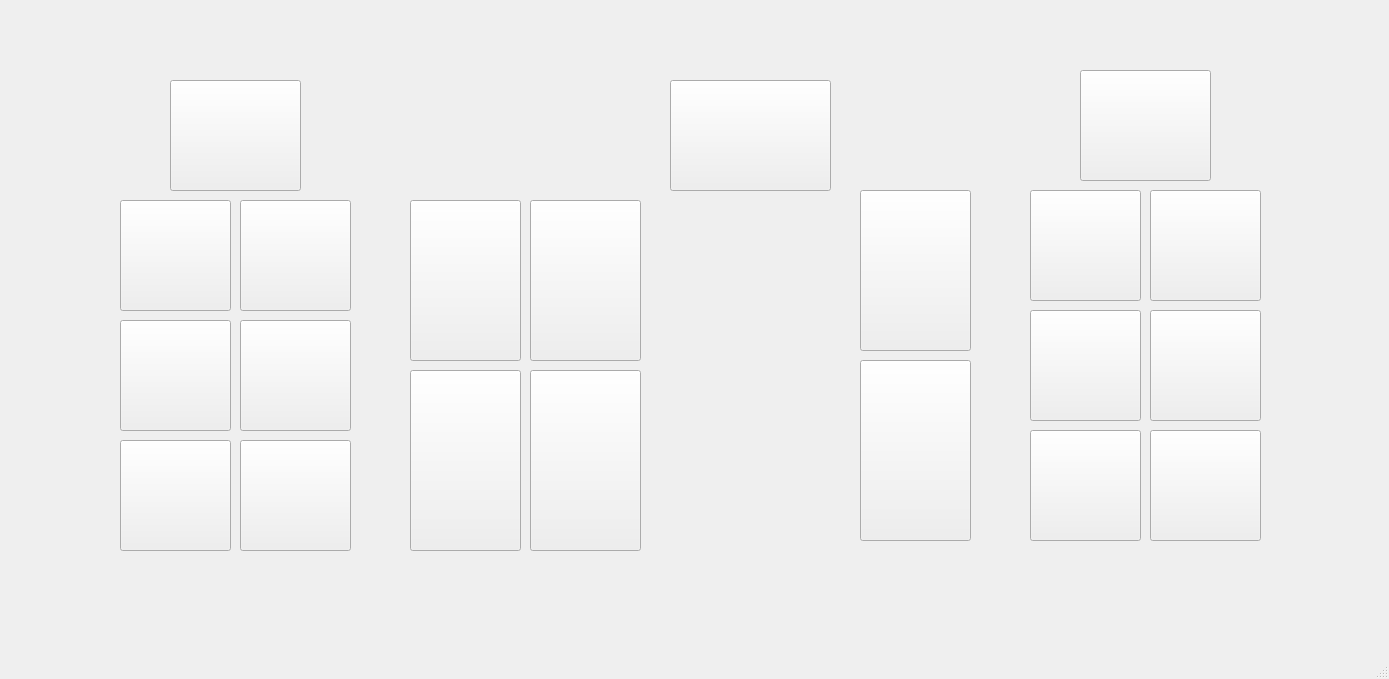
<?xml version="1.0" encoding="UTF-8"?>
<ui version="4.0">
 <class>MainWindow</class>
 <widget class="QMainWindow" name="MainWindow">
  <property name="geometry">
   <rect>
    <x>0</x>
    <y>0</y>
    <width>1389</width>
    <height>679</height>
   </rect>
  </property>
  <property name="windowTitle">
   <string>MainWindow</string>
  </property>
  <widget class="QWidget" name="centralwidget">
   <widget class="QPushButton" name="seat_1">
    <property name="geometry">
     <rect>
      <x>170</x>
      <y>80</y>
      <width>131</width>
      <height>111</height>
     </rect>
    </property>
    <property name="text">
     <string/>
    </property>
   </widget>
   <widget class="QPushButton" name="seat_4">
    <property name="geometry">
     <rect>
      <x>120</x>
      <y>440</y>
      <width>111</width>
      <height>111</height>
     </rect>
    </property>
    <property name="text">
     <string/>
    </property>
   </widget>
   <widget class="QPushButton" name="seat_3">
    <property name="geometry">
     <rect>
      <x>120</x>
      <y>320</y>
      <width>111</width>
      <height>111</height>
     </rect>
    </property>
    <property name="text">
     <string/>
    </property>
   </widget>
   <widget class="QPushButton" name="seat_2">
    <property name="geometry">
     <rect>
      <x>120</x>
      <y>200</y>
      <width>111</width>
      <height>111</height>
     </rect>
    </property>
    <property name="text">
     <string/>
    </property>
   </widget>
   <widget class="QPushButton" name="seat_7">
    <property name="geometry">
     <rect>
      <x>240</x>
      <y>440</y>
      <width>111</width>
      <height>111</height>
     </rect>
    </property>
    <property name="text">
     <string/>
    </property>
   </widget>
   <widget class="QPushButton" name="seat_5">
    <property name="geometry">
     <rect>
      <x>240</x>
      <y>200</y>
      <width>111</width>
      <height>111</height>
     </rect>
    </property>
    <property name="text">
     <string/>
    </property>
   </widget>
   <widget class="QPushButton" name="seat_6">
    <property name="geometry">
     <rect>
      <x>240</x>
      <y>320</y>
      <width>111</width>
      <height>111</height>
     </rect>
    </property>
    <property name="text">
     <string/>
    </property>
   </widget>
   <widget class="QPushButton" name="seat_9">
    <property name="geometry">
     <rect>
      <x>410</x>
      <y>370</y>
      <width>111</width>
      <height>181</height>
     </rect>
    </property>
    <property name="text">
     <string/>
    </property>
   </widget>
   <widget class="QPushButton" name="seat_8">
    <property name="geometry">
     <rect>
      <x>410</x>
      <y>200</y>
      <width>111</width>
      <height>161</height>
     </rect>
    </property>
    <property name="text">
     <string/>
    </property>
   </widget>
   <widget class="QPushButton" name="seat_11">
    <property name="geometry">
     <rect>
      <x>530</x>
      <y>370</y>
      <width>111</width>
      <height>181</height>
     </rect>
    </property>
    <property name="text">
     <string/>
    </property>
   </widget>
   <widget class="QPushButton" name="seat_10">
    <property name="geometry">
     <rect>
      <x>530</x>
      <y>200</y>
      <width>111</width>
      <height>161</height>
     </rect>
    </property>
    <property name="text">
     <string/>
    </property>
   </widget>
   <widget class="QPushButton" name="seat_13">
    <property name="geometry">
     <rect>
      <x>860</x>
      <y>360</y>
      <width>111</width>
      <height>181</height>
     </rect>
    </property>
    <property name="text">
     <string/>
    </property>
   </widget>
   <widget class="QPushButton" name="seat_12">
    <property name="geometry">
     <rect>
      <x>860</x>
      <y>190</y>
      <width>111</width>
      <height>161</height>
     </rect>
    </property>
    <property name="text">
     <string/>
    </property>
   </widget>
   <widget class="QPushButton" name="pushButton_8">
    <property name="geometry">
     <rect>
      <x>670</x>
      <y>80</y>
      <width>161</width>
      <height>111</height>
     </rect>
    </property>
    <property name="text">
     <string/>
    </property>
   </widget>
   <widget class="QPushButton" name="seat_16">
    <property name="geometry">
     <rect>
      <x>1030</x>
      <y>310</y>
      <width>111</width>
      <height>111</height>
     </rect>
    </property>
    <property name="text">
     <string/>
    </property>
   </widget>
   <widget class="QPushButton" name="seat_14">
    <property name="geometry">
     <rect>
      <x>1080</x>
      <y>70</y>
      <width>131</width>
      <height>111</height>
     </rect>
    </property>
    <property name="text">
     <string/>
    </property>
   </widget>
   <widget class="QPushButton" name="seat_18">
    <property name="geometry">
     <rect>
      <x>1150</x>
      <y>190</y>
      <width>111</width>
      <height>111</height>
     </rect>
    </property>
    <property name="text">
     <string/>
    </property>
   </widget>
   <widget class="QPushButton" name="seat_17">
    <property name="geometry">
     <rect>
      <x>1030</x>
      <y>430</y>
      <width>111</width>
      <height>111</height>
     </rect>
    </property>
    <property name="text">
     <string/>
    </property>
   </widget>
   <widget class="QPushButton" name="seat_19">
    <property name="geometry">
     <rect>
      <x>1150</x>
      <y>310</y>
      <width>111</width>
      <height>111</height>
     </rect>
    </property>
    <property name="text">
     <string/>
    </property>
   </widget>
   <widget class="QPushButton" name="seat_15">
    <property name="geometry">
     <rect>
      <x>1030</x>
      <y>190</y>
      <width>111</width>
      <height>111</height>
     </rect>
    </property>
    <property name="text">
     <string/>
    </property>
   </widget>
   <widget class="QPushButton" name="seat_20">
    <property name="geometry">
     <rect>
      <x>1150</x>
      <y>430</y>
      <width>111</width>
      <height>111</height>
     </rect>
    </property>
    <property name="text">
     <string/>
    </property>
   </widget>
  </widget>
  <widget class="QMenuBar" name="menubar">
   <property name="geometry">
    <rect>
     <x>0</x>
     <y>0</y>
     <width>1389</width>
     <height>26</height>
    </rect>
   </property>
  </widget>
  <widget class="QStatusBar" name="statusbar"/>
 </widget>
 <resources/>
 <connections/>
</ui>
